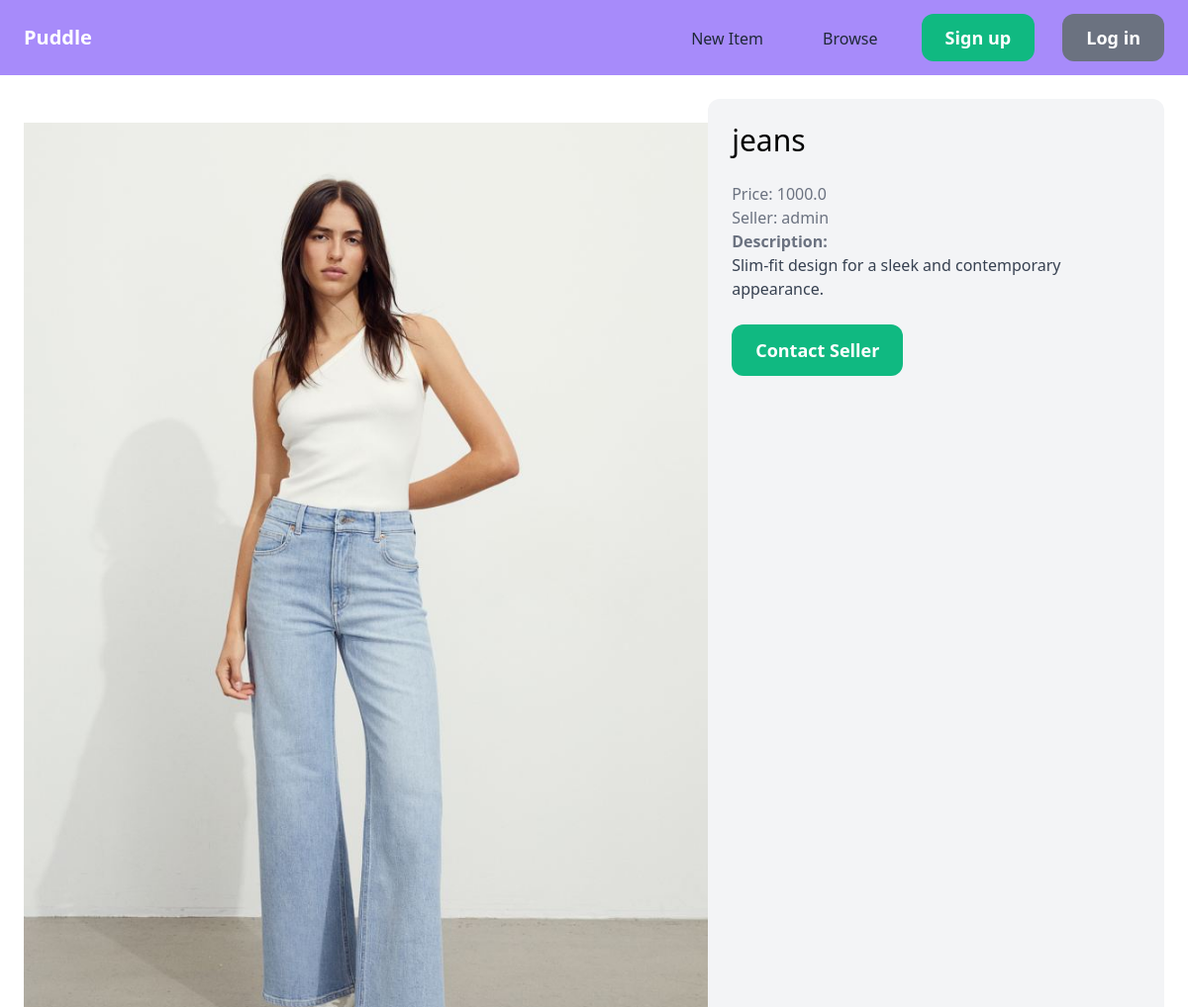
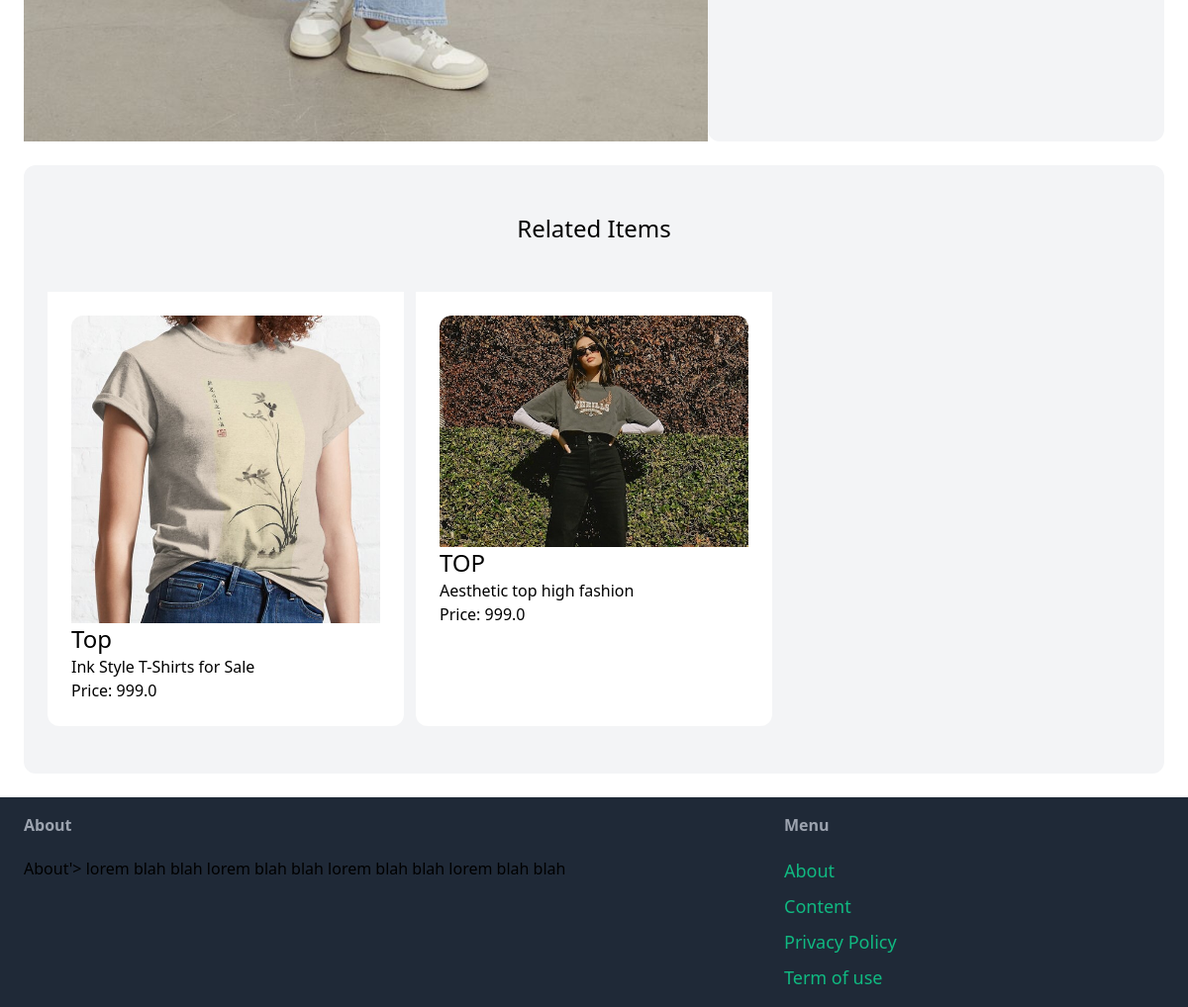
Screenshot of /item/1/ with the database file from the repository (2 pictures, top to bottom).
### item/models.py (models this page shows, shortened)
class Item(models.Model):
    Category = models.ForeignKey(Category, related_name='items',  on_delete=models.CASCADE)
    name = models.CharField(max_length=100)
    description = models.TextField()
    price = models.FloatField()
    image = models.ImageField( upload_to='item_images', blank = True , null=True)
    created_by = models.ForeignKey(User, related_name='items',  on_delete=models.CASCADE)
    created_at = models.DateTimeField(auto_now_add=True)
    is_sold = models.BooleanField(default=False)

### item/views.py (the view)
# urls.py: path("<int:pk>/", views.detail, name="detail"),
def detail(request, pk):
    item = get_object_or_404(Item, pk=pk)
    related_items = Item.objects.filter(Category=item.Category, is_sold=False).exclude(pk=pk)[0:3]
    return render(request, 'item/detail.html', {
        'item': item,
        'related_items': related_items
    })

### item/templates/item/detail.html (shortened to what this page needs)
{% extends 'core/base.html' %}
{% block content %}
    <div class='grid grid-cols-5 '>
        <div class="col-span-3 mt-6 ">
            <img src="{{ item.image.url }}" alt="Image">
        </div>
        <div class='col-span-2 p-6 bg-gray-100 rounded-xl'>
            <p class='mb-6 text-3xl'> {{ item.name }}</p>
            <p class='text-gray-500'>Price: {{ item.price }}</p>
            <p class='text-gray-500'>Seller: {{ item.created_by.username }}</p>
            {% if item.description %}
                <p class='text-gray-700'>
                    <strong class='text-gray-500'>
                    Description: </strong> <br>{{ item.description }}</p>
            {% endif %}
            {% if request.user == item.created_by %}
                <div class='mt-6 p-6 bg-white rounded-xl'>
                    <p>This is your item!</p>
                    <a href='{% url 'item:edit' item.id %}' class='inline-block mt-6 px-6 py-3 text-lg font-semibold bg-green-500 text-white rounded-xl hover:bg-green-700'>Edit</a>
                    <a href='{% url 'item:delete' item.id %}' class='inline-block mt-6 px-6 py-3 text-lg font-semibold bg-red-500 text-white rounded-xl hover:bg-red-700'>Delete</a>
                </div>
            {% else %}
                <a href='#' class='inline-block mt-6 px-6 py-3 text-lg font-semibold bg-green-500 text-white rounded-xl hover:bg-green-700'>Contact Seller</a>
            {% endif %}
        </div>
    </div>
    <div class='mt-6 px-6 py-12 bg-gray-100 rounded-xl'>
        <h2 class='mb-12 text-2xl text-center'>Related Items</h2>
        <div class='grid grid-cols-3 gap-3'>
            {% for related_item in related_items %}
                <div class='p-6 bg-white rounded-b-xl'>
                    <a href='{% url "item:detail" related_item.id %}'>
                        <img src='{{ related_item.image.url }}' alt='{{ related_item.name }}' class='rounded-t-xl'>
                    </a>
                    <h3 class='text-2xl'>{{ related_item.name }}</h3>
                    <p class='bg-white rounded-b-xl'>{{ related_item.description }}</p>
                    <p class='text-teal-500'>Price: {{ related_item.price }}</p>
                </div>
            {% endfor %}
        </div>
    </div>
{% endblock %}

### rows the page displays
Item: image (picture), name "jeans", price "1000.0", created_by.username "admin", description "Slim-fit design for a sleek and contemporary appearance."
Item: image (picture), name "Top", description "Ink Style T-Shirts for Sale", price "999.0"
Item: image (picture), name "TOP", description "Aesthetic top high fashion", price "999.0"
